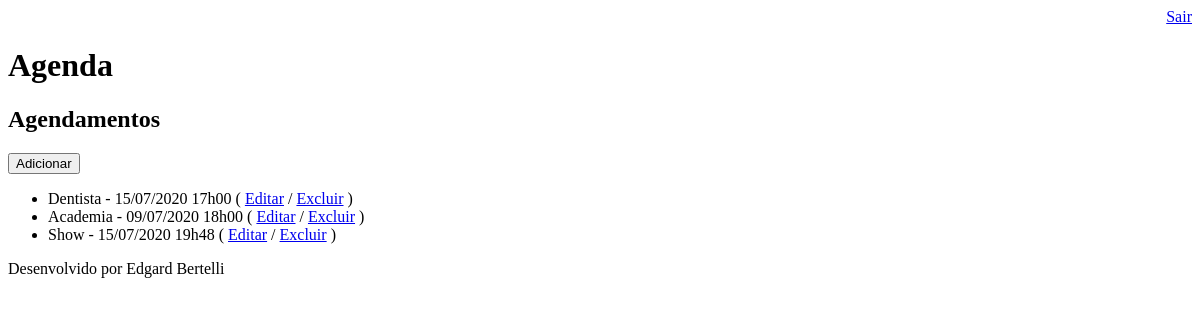
The page /agenda/ (signed in) on the database as committed earlier.
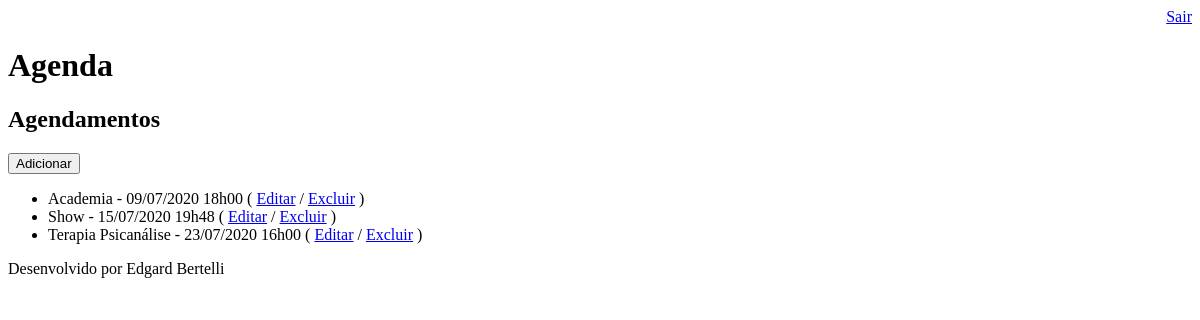
The same page on the database as committed later.
### core/models.py (models this page shows, shortened)
class Evento(models.Model):
    titulo = models.CharField(max_length=100, verbose_name='Título')
    descricao = models.TextField(blank=True, null=True, verbose_name='Descrição')
    data_evento = models.DateTimeField(verbose_name='Data do evento')
    data_criacao = models.DateTimeField(auto_now=True, verbose_name='Data de criação')
    usuario = models.ForeignKey(User, on_delete=models.CASCADE, verbose_name='Usuário')
    def get_data_evento(self):
        return self.data_evento.strftime('%d/%m/%Y %Hh%M')

### core/views.py (the view)
# urls.py: path('agenda/', views.lista_eventos),
@login_required(login_url='/login/')
def lista_eventos(request):
    user = request.user
    eventos = Evento.objects.filter(usuario=user)
    dados = {'eventos': eventos}
    return render(request, 'agenda.html', dados)

### templates/agenda.html
{% extends "model-page.html" %}
{% block content %}
    <h2>Agendamentos</h2>
    <a href="evento/" type="button">
        <button type="button">Adicionar</button>
    </a>
    <ul>
        {% for evento in eventos %}
            <li>
                {{ evento.titulo }} - {{ evento.get_data_evento }}
                ( <a href="evento/?id={{ evento.id }}">Editar</a> / <a href="evento/delete/{{ evento.id }}">Excluir</a> )
            </li>
        {% endfor %}
    </ul>
{% endblock %}

### templates/model-page.html
<!DOCTYPE html>
<html lang="pt-br">
<head>
    {% include "model-header.html" %}
</head>
<body>
    {% block content %} {% endblock %}
    {% include "model-footer.html" %}
</body>
</html>

### templates/model-header.html (shortened to what this page needs)
<div align="right">
    <a href="/logout">Sair</a>
</div>
<h1>Agenda</h1>

### templates/model-footer.html
<p>Desenvolvido por Edgard Bertelli</p>

Rows that differ between the two databases and show on the page:
removed Evento: titulo "Dentista", get_data_evento "15/07/2020 17h00"
added Evento: titulo "Terapia Psicanálise", get_data_evento "23/07/2020 16h00"
